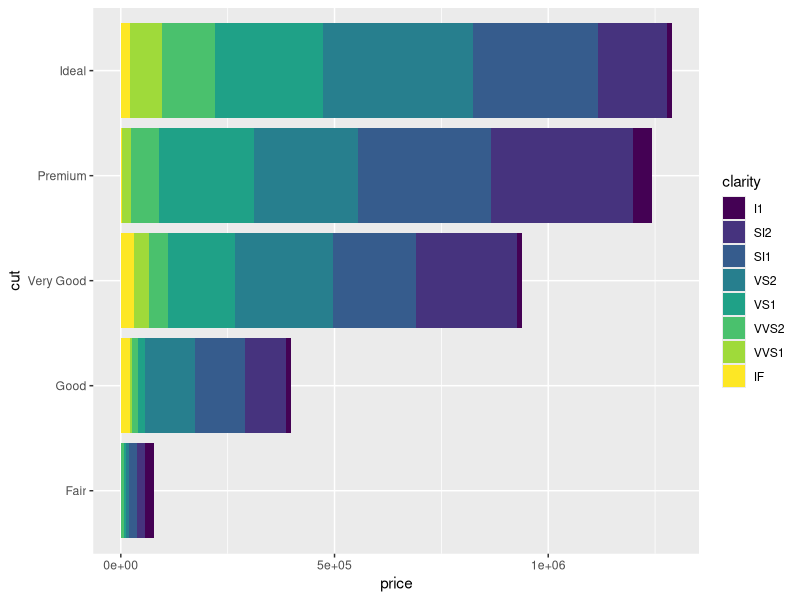
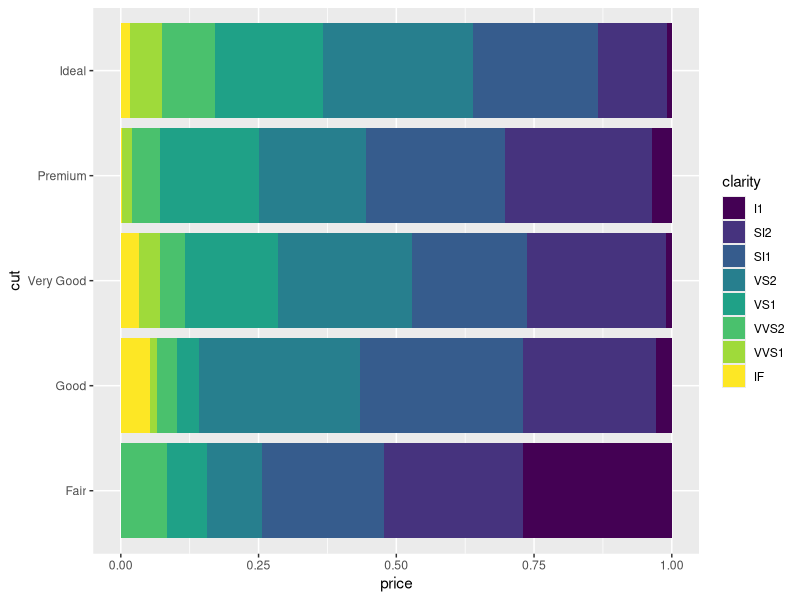
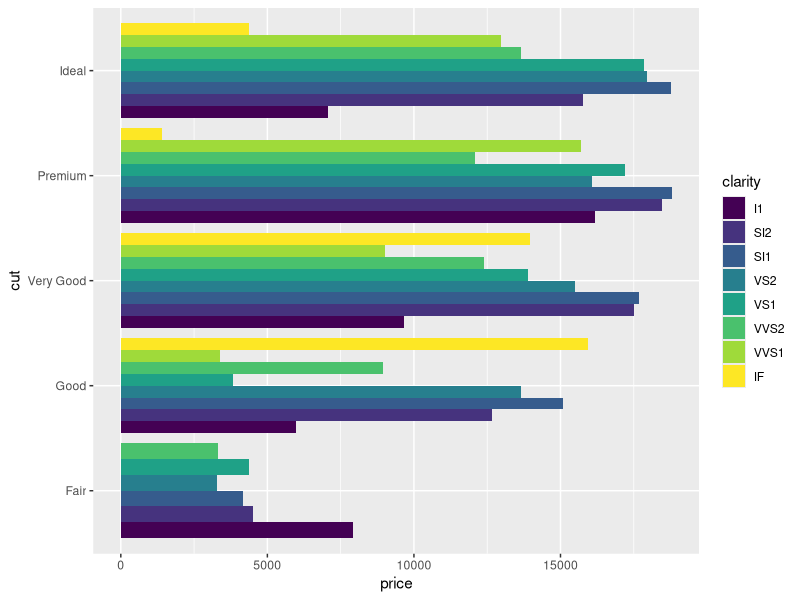
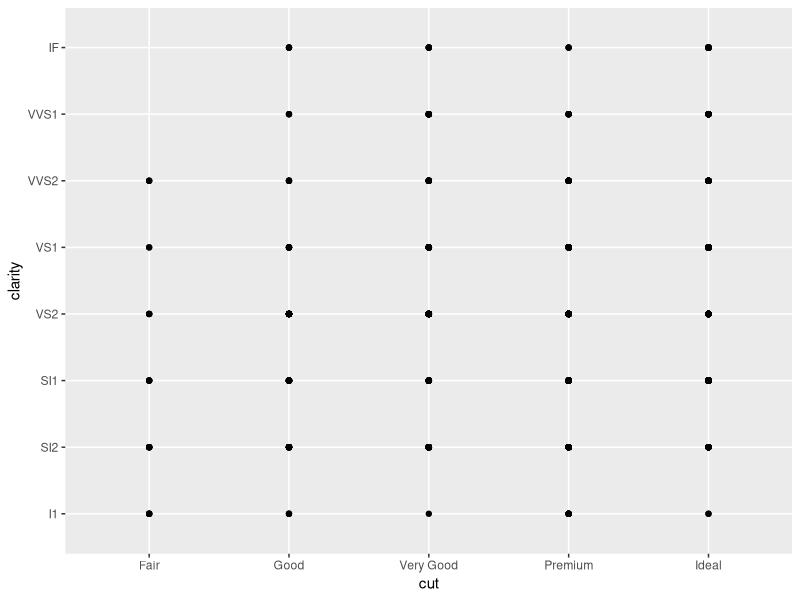
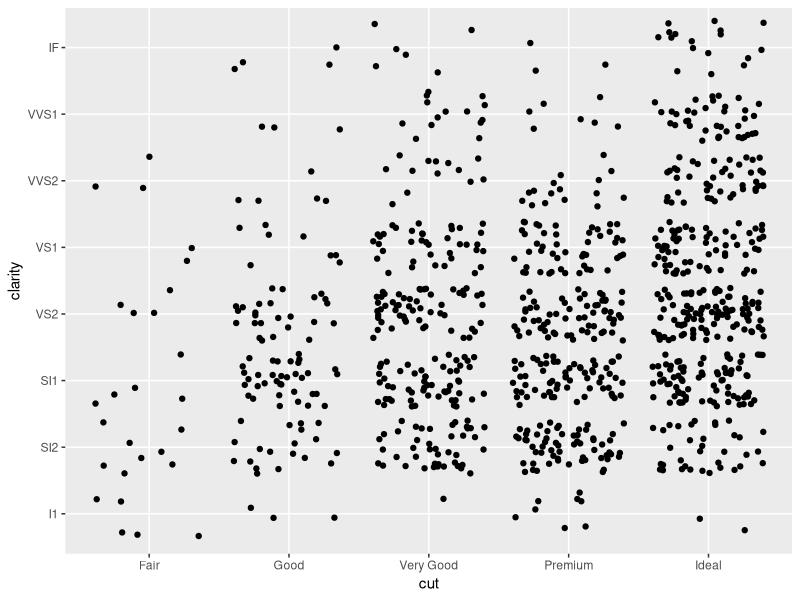
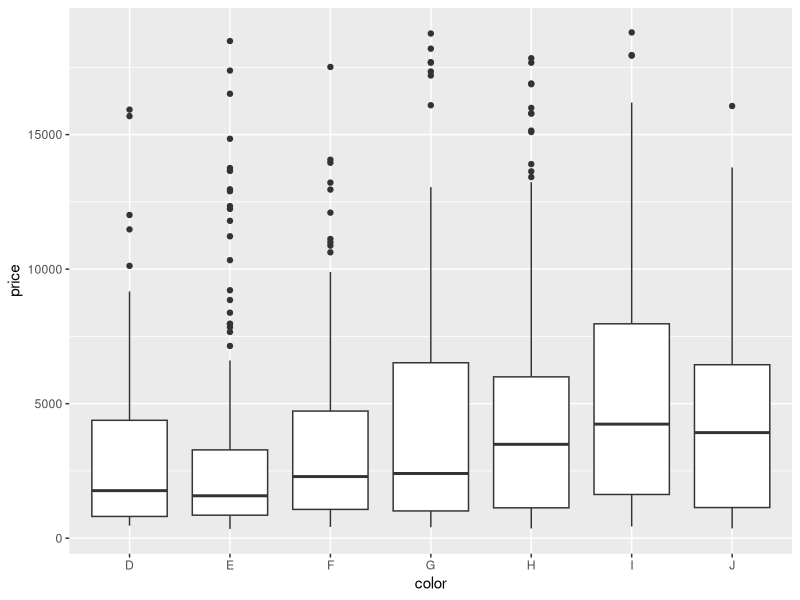
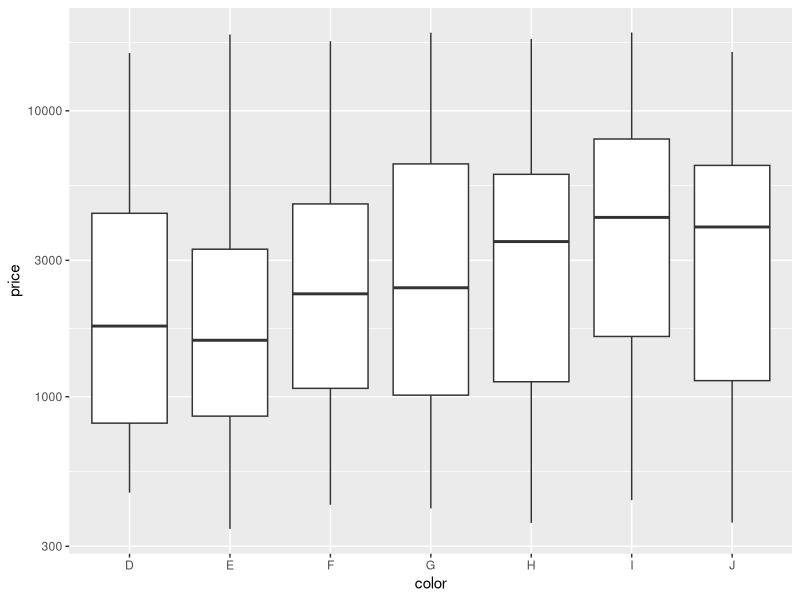
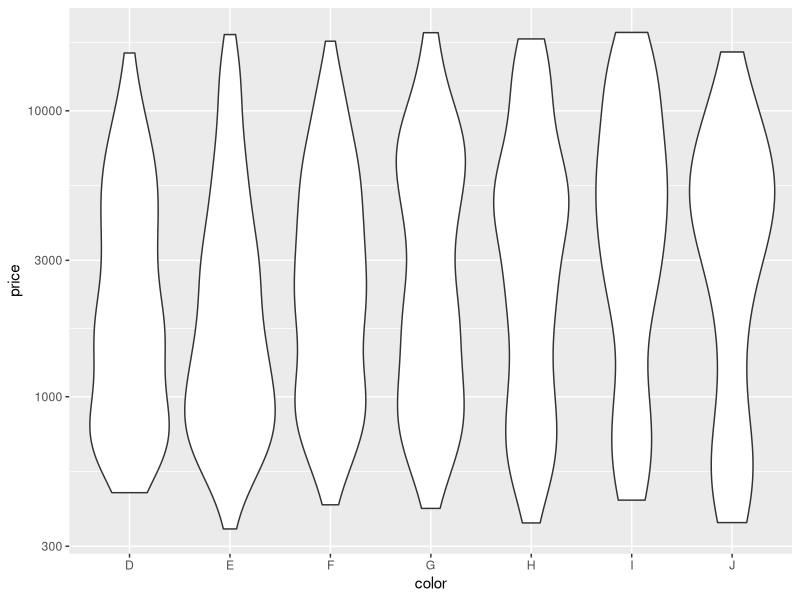

Source code (R) for these figures, in order:
# Exercise 2: advanced ggplot2 practice

# Install and load the `ggplot2` package
#install.packages('ggplot2')
library("ggplot2")
library("dplyr")

# For this exercise you will again be working with the `diamonds` data set.
# Use `?diamonds` to review details about this data set
?diamonds
diamonds_sample <- sample_n(diamonds, 1000)

## Position Adjustments

# Draw a column (bar) chart of diamonds cuts by price, with each bar filled by 
# clarity. You should see a _stacked_ bar chart.
ggplot(data = diamonds_sample) +
  geom_col(mapping = aes(x = price, y = cut, fill = clarity))

# Draw the same chart again, but with each element positioned to "fill" the y axis
ggplot(data = diamonds_sample) +
  geom_col(mapping = aes(x = price, y = cut, fill = clarity), position = "fill")

# Draw the same chart again, but with each element positioned to "dodge" each other
ggplot(data = diamonds_sample) +
  geom_col(mapping = aes(x = price, y = cut, fill = clarity), position = "dodge")

# Draw a plot with point geometry with the x-position mapped to `cut` and the 
# y-position mapped to `clarity`
# This creates a "grid" grouping the points
ggplot(data = diamonds_sample) +
  geom_point(mapping = aes(x = cut, y = clarity))

# Use the "jitter" position adjustment to keep the points from all overlapping!
# (This works a little better with a sample of diamond data, such as from the 
# previous exercise).
ggplot(data = diamonds_sample) +
  geom_point(mapping = aes(x = cut, y = clarity), position = "jitter")

## Scales

# Draw a "boxplot" (with `geom_boxplot`) for the diamond's price (y) by color (x)
ggplot(data = diamonds_sample) + 
  geom_boxplot(mapping = aes(x = color, y = price))

# This has a lot of outliers, making it harder to read. To fix this, draw the 
# same plot but with a _logarithmic_ scale for the y axis.
ggplot(data = diamonds_sample) + 
  geom_boxplot(mapping = aes(x = color, y = price)) + scale_y_log10()

# For another version, draw the same plot but with `violin` geometry instead of 
# `boxplot` geometry!
# How does the logarithmic scale change the data presentation?
ggplot(data = diamonds_sample) + 
  geom_violin(mapping = aes(x = color, y = price)) + scale_y_log10()

# Another interesting plot: draw a plot of the diamonds price (y) by carat (x), 
# using a heatmap of 2d bins (geom_bin2d)
# What happens when you make the x and y channels scale logarithmically?
ggplot(data = diamonds_sample) + 
  geom_bin2d(mapping = aes(x = carat, y = price)) + scale_x_log10() + scale_y_log10()

# Draw a scatter plot for the diamonds price (y) by carat (x). Color each point
# by the clarity (Remember, this will take a while. Use a sample of the diamonds 
# for faster results)
ggplot(data = diamonds_sample) +
  geom_point(mapping = aes(x = carat, y = price, color = clarity))

# Change the color of the previous plot using a ColorBrewer scale of your choice. 
# What looks nice?
ggplot(data = diamonds_sample) + 
  geom_point(mapping = aes(x = carat, y = price, color = clarity)) + scale_color_brewer(palette = "Purples", direction = -1)

## Coordinate Systems

# Draw a bar chart with x-position and fill color BOTH mapped to cut
# For best results, SET the `width` of the geometry to be 1 (fill plot, no space
# between)
# TIP: You can save the plot to a variable for easier modifications
ggplot(data = diamonds_sample) +
  geom_bar(mapping = aes(x = cut, color = cut))

# Draw the same chart, but with the coordinate system flipped
ggplot(data = diamonds_sample) +
  geom_bar(mapping = aes(x = cut, color = cut)) + coord_flip()

# Draw the same chart, but in a polar coordinate system. It's a Coxcomb chart!
ggplot(data = diamonds_sample) +
  geom_bar(mapping = aes(x = cut, color = cut)) + coord_polar(theta = "y")

## Facets

# Take the scatter plot of price by carat data (colored by clarity) and add 
# _facets_ based on the diamond's `color`
ggplot(data = diamonds_sample) + 
  geom_point(mapping = aes(x = carat, y = price, color = clarity)) + facet_wrap(~color)

## Saving Plots

# Use the `ggsave()` function to save the current (recent) plot to disk.
# Name the output file "my-plot.png".
# Make sure you've set the working directory!!
ggsave("my-plot.png")
